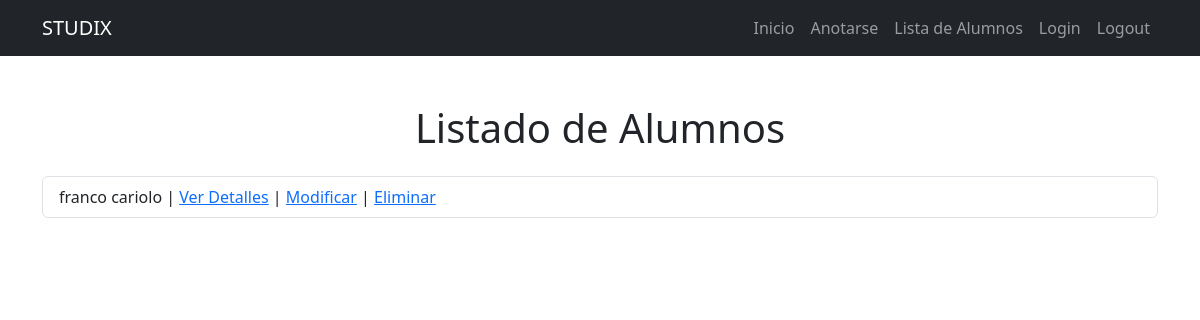
Before: /alumnos/ with the older database file.
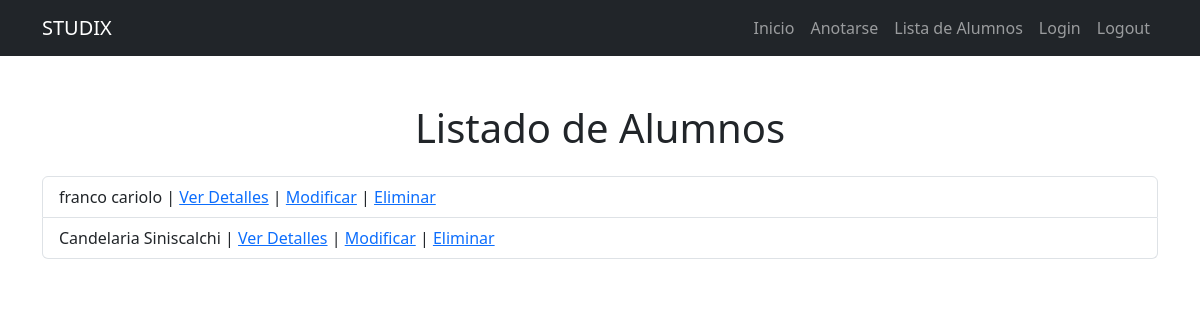
After: the same page with the newer database file.
### home/models.py (models this page shows)
class Alumno(models.Model):
    CURSO_CHOICES = [
        ('Python', 'Python'),
        ('Django', 'Django'),
        ('JavaScript', 'JavaScript'),
    ]
    nombre = models.CharField(max_length=100)
    apellido = models.CharField(max_length=100)
    email = models.EmailField()
    curso = models.CharField(max_length=20, choices=CURSO_CHOICES)
    fecha_anotado = models.DateField(null= True) #habilita nulls
    def __str__(self):
        return f"{self.nombre} {self.apellido}"

### home/views.py (the view)
# urls.py: path("alumnos/", lista_de_alumnos, name="lista_de_alumnos"),
def lista_de_alumnos(request):
    alumnos = Alumno.objects.all()
    return render(request, "home/lista_de_alumnos.html", {"alumnos": alumnos})

### home/templates/home/lista_de_alumnos.html
{%extends 'home/base.html'%}
{% block content %}
    <main class="container my-5">
        <h1 class="text-center mb-4">Listado de Alumnos</h1>
        {% if alumnos %}
        <ul class="list-group">
            {% for alumno in alumnos %}
            <li class="list-group-item">
                {{ alumno }}
                | <a href="{% url 'detalles' alumno.id %}">Ver Detalles</a>
                | <a href="{% url 'modificar' alumno.id %}">Modificar</a>
                | <a href="{% url 'eliminar' alumno.id %}">Eliminar</a>
            </li>
            {% endfor %}
        </ul>
        {% else %}
        <div class="alert alert-warning text-center" role="alert">
            No hay alumnos registrados actualmente.
        </div>
        {% endif %}
    </main>
{%endblock %}

Changed rows visible on the page:
added Alumno: nombre+apellido "Candelaria Siniscalchi"
